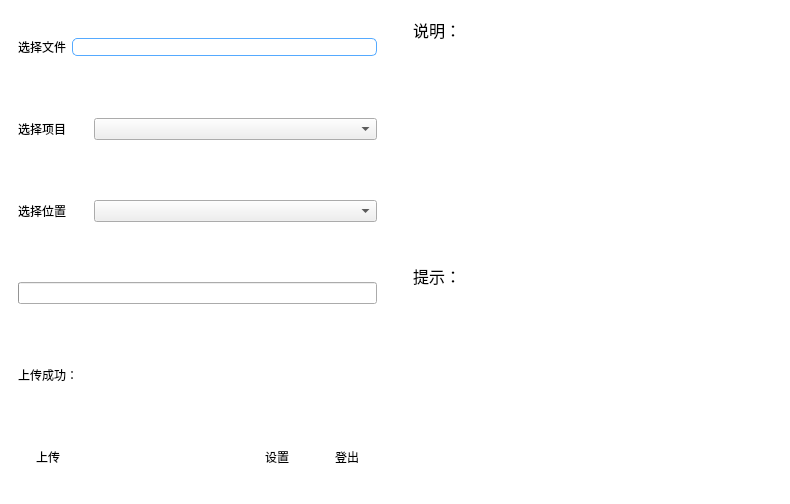
<?xml version="1.0" encoding="UTF-8"?>
<ui version="4.0">
 <class>Form</class>
 <widget class="QWidget" name="Form">
  <property name="geometry">
   <rect>
    <x>0</x>
    <y>0</y>
    <width>790</width>
    <height>504</height>
   </rect>
  </property>
  <property name="windowTitle">
   <string>Form</string>
  </property>
  <property name="windowIcon">
   <iconset resource="image.qrc">
    <normaloff>:/newPrefix/upload.ico</normaloff>:/newPrefix/upload.ico</iconset>
  </property>
  <property name="styleSheet">
   <string notr="true">#Form{
	background-color: rgb(255, 255, 255);
}
QDialog{
	background-color: rgb(255, 255, 255);
}
#textEdit_describe,#textEdit_tips{
	border-style:none;
	background-color: rgb(255, 255, 255);
}
#lineEdit_uid{
	border-style:none;
}
QLineEdit{
	border: 1px solid #55aaff;
	border-radius:5px;
}
QLineEdit:focus{border: 1px solid #78ffeb;}

QTextEdit{
	border: 1px solid #55aaff;
	border-radius:5px;
	padding:1px 1px;
}
QTextEdit:focus{border: 1px solid #78ffeb;}

QPushButton{
border-style:none;
background-color:white;
border-radius:5px;
}
QPushButton:hover{color:lightskyblue}
QPushButton:pressed {
    /* 改变背景色 */
    /* background-color:rgb(180, 180, 180,120); */
    /* 改变边框风格 */
    /* border-style:inset; */
    /* 使文字有一点移动 */
    padding-left:2px;
    padding-top:2px;
}

QCheckBox::indicator{width: 30px;height: 30px;}
QCheckBox::indicator:unchecked{image: url(:/newPrefix/多选.png);}
QCheckBox::indicator:checked{image: url(:/newPrefix/多选1.png);}
QCheckBox:hover{color:lightskyblue}
QCheckBox:pressed{
    padding-left:2px;
    padding-top:2px;
}</string>
  </property>
  <layout class="QHBoxLayout" name="horizontalLayout">
   <property name="spacing">
    <number>0</number>
   </property>
   <property name="leftMargin">
    <number>0</number>
   </property>
   <property name="topMargin">
    <number>0</number>
   </property>
   <property name="rightMargin">
    <number>0</number>
   </property>
   <property name="bottomMargin">
    <number>0</number>
   </property>
   <item>
    <widget class="QWidget" name="widget" native="true">
     <layout class="QVBoxLayout" name="verticalLayout">
      <item>
       <widget class="QWidget" name="widget_5" native="true">
        <layout class="QHBoxLayout" name="horizontalLayout_10">
         <item>
          <widget class="QPushButton" name="pushButton_file">
           <property name="text">
            <string>选择文件</string>
           </property>
           <property name="icon">
            <iconset resource="image.qrc">
             <normaloff>:/newPrefix/打开文件.png</normaloff>:/newPrefix/打开文件.png</iconset>
           </property>
          </widget>
         </item>
         <item>
          <widget class="QLineEdit" name="lineEdit_filename">
           <property name="readOnly">
            <bool>true</bool>
           </property>
          </widget>
         </item>
        </layout>
       </widget>
      </item>
      <item>
       <widget class="QWidget" name="widget_6" native="true">
        <layout class="QHBoxLayout" name="horizontalLayout_11">
         <item>
          <widget class="QLabel" name="label_7">
           <property name="minimumSize">
            <size>
             <width>70</width>
             <height>0</height>
            </size>
           </property>
           <property name="maximumSize">
            <size>
             <width>70</width>
             <height>16777215</height>
            </size>
           </property>
           <property name="text">
            <string>选择项目</string>
           </property>
          </widget>
         </item>
         <item>
          <widget class="QComboBox" name="comboBox_project"/>
         </item>
        </layout>
       </widget>
      </item>
      <item>
       <widget class="QWidget" name="widget_4" native="true">
        <layout class="QHBoxLayout" name="horizontalLayout_9">
         <item>
          <widget class="QLabel" name="label_6">
           <property name="minimumSize">
            <size>
             <width>70</width>
             <height>0</height>
            </size>
           </property>
           <property name="maximumSize">
            <size>
             <width>70</width>
             <height>16777215</height>
            </size>
           </property>
           <property name="text">
            <string>选择位置</string>
           </property>
          </widget>
         </item>
         <item>
          <widget class="QComboBox" name="comboBox_ftp"/>
         </item>
        </layout>
       </widget>
      </item>
      <item>
       <widget class="QWidget" name="widget_8" native="true">
        <layout class="QHBoxLayout" name="horizontalLayout_12">
         <item>
          <widget class="QProgressBar" name="progressBar">
           <property name="value">
            <number>0</number>
           </property>
           <property name="textVisible">
            <bool>false</bool>
           </property>
          </widget>
         </item>
        </layout>
       </widget>
      </item>
      <item>
       <widget class="QWidget" name="widget_9" native="true">
        <property name="minimumSize">
         <size>
          <width>0</width>
          <height>0</height>
         </size>
        </property>
        <layout class="QHBoxLayout" name="horizontalLayout_13">
         <item>
          <widget class="QLabel" name="label_up">
           <property name="text">
            <string>上传成功：</string>
           </property>
          </widget>
         </item>
         <item>
          <widget class="QLineEdit" name="lineEdit_uid">
           <property name="text">
            <string/>
           </property>
           <property name="readOnly">
            <bool>true</bool>
           </property>
          </widget>
         </item>
        </layout>
       </widget>
      </item>
      <item>
       <widget class="QWidget" name="widget_7" native="true">
        <layout class="QHBoxLayout" name="horizontalLayout_8">
         <property name="spacing">
          <number>10</number>
         </property>
         <property name="leftMargin">
          <number>9</number>
         </property>
         <item>
          <widget class="QPushButton" name="pushButton_upload">
           <property name="minimumSize">
            <size>
             <width>60</width>
             <height>0</height>
            </size>
           </property>
           <property name="text">
            <string>上传</string>
           </property>
           <property name="icon">
            <iconset resource="image.qrc">
             <normaloff>:/newPrefix/upload.ico</normaloff>:/newPrefix/upload.ico</iconset>
           </property>
          </widget>
         </item>
         <item>
          <spacer name="horizontalSpacer_2">
           <property name="orientation">
            <enum>Qt::Horizontal</enum>
           </property>
           <property name="sizeHint" stdset="0">
            <size>
             <width>40</width>
             <height>20</height>
            </size>
           </property>
          </spacer>
         </item>
         <item>
          <widget class="QPushButton" name="pushButton_settings">
           <property name="minimumSize">
            <size>
             <width>60</width>
             <height>0</height>
            </size>
           </property>
           <property name="text">
            <string>设置</string>
           </property>
           <property name="icon">
            <iconset resource="image.qrc">
             <normaloff>:/newPrefix/设置.png</normaloff>:/newPrefix/设置.png</iconset>
           </property>
          </widget>
         </item>
         <item>
          <widget class="QPushButton" name="pushButton_logout">
           <property name="minimumSize">
            <size>
             <width>60</width>
             <height>0</height>
            </size>
           </property>
           <property name="text">
            <string>登出</string>
           </property>
           <property name="icon">
            <iconset resource="image.qrc">
             <normaloff>:/newPrefix/登出.png</normaloff>:/newPrefix/登出.png</iconset>
           </property>
          </widget>
         </item>
        </layout>
       </widget>
      </item>
     </layout>
    </widget>
   </item>
   <item>
    <widget class="QWidget" name="widget_2" native="true">
     <layout class="QVBoxLayout" name="verticalLayout_5">
      <item>
       <widget class="QWidget" name="widget_3" native="true">
        <layout class="QVBoxLayout" name="verticalLayout_3">
         <property name="spacing">
          <number>20</number>
         </property>
         <item>
          <widget class="QLabel" name="label_5">
           <property name="font">
            <font>
             <pointsize>12</pointsize>
            </font>
           </property>
           <property name="text">
            <string>说明：</string>
           </property>
          </widget>
         </item>
         <item>
          <widget class="QTextEdit" name="textEdit_describe">
           <property name="tabChangesFocus">
            <bool>false</bool>
           </property>
           <property name="readOnly">
            <bool>true</bool>
           </property>
          </widget>
         </item>
        </layout>
       </widget>
      </item>
      <item>
       <widget class="QWidget" name="widget_10" native="true">
        <layout class="QVBoxLayout" name="verticalLayout_4">
         <property name="spacing">
          <number>20</number>
         </property>
         <item>
          <widget class="QLabel" name="label_9">
           <property name="font">
            <font>
             <pointsize>12</pointsize>
            </font>
           </property>
           <property name="text">
            <string>提示：</string>
           </property>
          </widget>
         </item>
         <item>
          <widget class="QTextEdit" name="textEdit_tips">
           <property name="tabChangesFocus">
            <bool>false</bool>
           </property>
           <property name="readOnly">
            <bool>true</bool>
           </property>
          </widget>
         </item>
        </layout>
       </widget>
      </item>
     </layout>
    </widget>
   </item>
  </layout>
 </widget>
 <resources>
  <include location="image.qrc"/>
 </resources>
 <connections/>
</ui>
